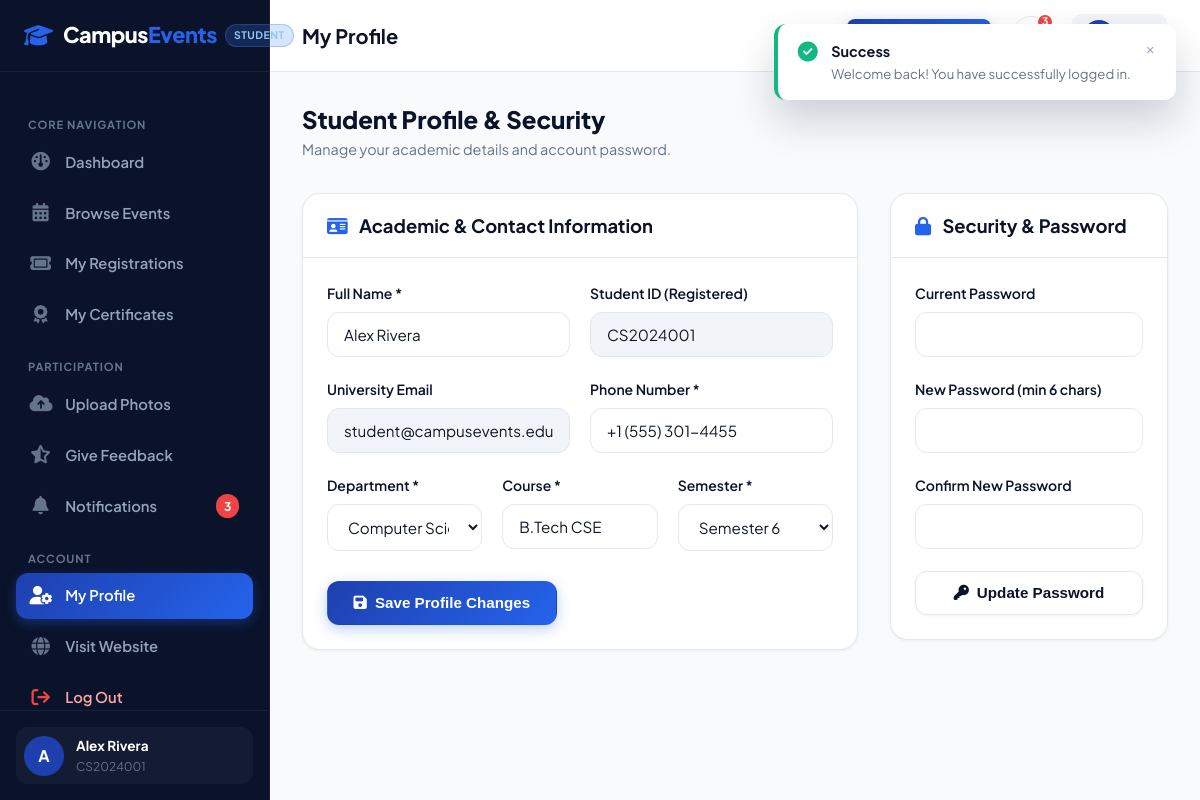
/student/profile.php (signed in), run on the app's committed database.
### tables this page shows
CREATE TABLE IF NOT EXISTS `students` (
  `id` INT AUTO_INCREMENT PRIMARY KEY,
  `user_id` INT NOT NULL UNIQUE,
  `student_id` VARCHAR(50) NOT NULL UNIQUE,
  `full_name` VARCHAR(150) NOT NULL,
  `phone` VARCHAR(25) NOT NULL,
  `department` VARCHAR(100) NOT NULL,
  `course` VARCHAR(100) NOT NULL,
  `semester` VARCHAR(20) NOT NULL,
  `avatar` VARCHAR(255) DEFAULT NULL,
  `created_at` TIMESTAMP DEFAULT CURRENT_TIMESTAMP,
  CONSTRAINT `fk_student_user` FOREIGN KEY (`user_id`) REFERENCES `users`(`id`) ON DELETE CASCADE
);

CREATE TABLE IF NOT EXISTS `users` (
  `id` INT AUTO_INCREMENT PRIMARY KEY,
  `email` VARCHAR(191) NOT NULL UNIQUE,
  `password_hash` VARCHAR(255) NOT NULL,
  `role` ENUM('student', 'admin') NOT NULL DEFAULT 'student',
  `created_at` TIMESTAMP DEFAULT CURRENT_TIMESTAMP
);

### includes/auth.php (called while the page is built, shortened)
<?php
function getBaseUrl(): string {
    $scriptName = $_SERVER['SCRIPT_NAME'] ?? '';
    return '/';
}
function getCurrentUser(): ?array {
    $pdo = getDBConnection();
    $userId = (int)$_SESSION['user_id'];
    $role = $_SESSION['user_role'] ?? 'student';
    if ($role === 'admin') {
        $stmt = $pdo->prepare("
            SELECT u.id as user_id, u.email, u.role, a.id as admin_id, a.full_name, a.department, a.phone
            FROM users u
            JOIN admins a ON a.user_id = u.id
            WHERE u.id = ?
        ");
    } else {
        $stmt = $pdo->prepare("
            SELECT u.id as user_id, u.email, u.role, s.id as student_id_pk, s.student_id, s.full_name,
                   s.phone, s.department, s.course, s.semester, s.avatar
            FROM users u
            JOIN students s ON s.user_id = u.id
            WHERE u.id = ?
        ");
    }
    $stmt->execute([$userId]);
    $user = $stmt->fetch();
    return $user ?: null;
}
function e(?string $string): string {
    return htmlspecialchars($string ?? '', ENT_QUOTES, 'UTF-8');
}
function getUnreadNotificationCount(int $userId): int {
    try {
        $pdo = getDBConnection();
        $stmt = $pdo->prepare("SELECT COUNT(*) FROM notifications WHERE user_id = ? AND is_read = 0");
        $stmt->execute([$userId]);
        return (int)$stmt->fetchColumn();
    } catch (Exception $e) {
        return 0;
    }
}

### student/profile.php (the view, shortened to what this page needs)
<?php
require_once __DIR__ . '/../includes/auth.php';
$pageTitle = 'My Profile';
require_once __DIR__ . '/../includes/header.php';
require_once __DIR__ . '/../includes/student-sidebar.php';
?>
<div style="display: flex; justify-content: space-between; align-items: center; margin-bottom: 2rem; flex-wrap: wrap; gap: 1rem;">
  <div>
    <h2 style="font-size: 1.5rem; font-weight: 800; color: var(--primary-dark); margin-bottom: 0.25rem;">Student Profile & Security</h2>
    <p style="color: var(--muted); font-size: 0.9rem;">Manage your academic details and account password.</p>
  </div>
</div>
<div style="display: grid; grid-template-columns: 2fr 1fr; gap: 2rem; align-items: flex-start;">
  <div class="dash-card">
    <div class="dash-card-header">
      <h3><i class="fa-solid fa-id-card" style="color: var(--accent); margin-right: 0.5rem;"></i> Academic & Contact Information</h3>
    </div>
    <div class="dash-card-body">
      <form action="<?= $baseUrl ?>student/profile.php" method="POST">
        <div style="display: grid; grid-template-columns: 1fr 1fr; gap: 1.25rem;">
          <div class="form-group">
            <label class="form-label" for="full_name">Full Name *</label>
            <input type="text" name="full_name" id="full_name" class="form-control" value="<?= e($student['full_name']) ?>" required>
          </div>
          <div class="form-group">
            <label class="form-label" for="student_id">Student ID (Registered)</label>
            <input type="text" id="student_id" class="form-control" value="<?= e($student['student_id']) ?>" readonly style="background: var(--surface-alt); cursor: not-allowed;">
          </div>
        </div>
        <div style="display: grid; grid-template-columns: 1fr 1fr; gap: 1.25rem;">
          <div class="form-group">
            <label class="form-label" for="email">University Email</label>
            <input type="email" id="email" class="form-control" value="<?= e($student['email']) ?>" readonly style="background: var(--surface-alt); cursor: not-allowed;">
          </div>
          <div class="form-group">
            <label class="form-label" for="phone">Phone Number *</label>
            <input type="tel" name="phone" id="phone" class="form-control" value="<?= e($student['phone']) ?>" required>
          </div>
        </div>
        <div style="display: grid; grid-template-columns: 1fr 1fr 1fr; gap: 1.25rem;">
          <div class="form-group">
            <label class="form-label" for="department">Department *</label>
            <select name="department" id="department" class="form-control" required>
              <option value="Computer Science & Engineering" <?= $student['department'] === 'Computer Science & Engineering' ? 'selected' : '' ?>>Computer Science</option>
            </select>
          </div>
          <div class="form-group">
            <label class="form-label" for="course">Course *</label>
            <input type="text" name="course" id="course" class="form-control" value="<?= e($student['course']) ?>" required>
          </div>
          <div class="form-group">
            <label class="form-label" for="semester">Semester *</label>
            <select name="semester" id="semester" class="form-control" required>
              <?php for ($i = 1; $i <= 8; $i++): $sem = "Semester $i"; ?>
                <option value="<?= $sem ?>" <?= $student['semester'] === $sem ? 'selected' : '' ?>><?= $sem ?></option>
              <?php endfor; ?>
            </select>
          </div>
        </div>
        <button type="submit" class="btn btn-primary" style="margin-top: 0.5rem;">
          <i class="fa-solid fa-floppy-disk"></i> Save Profile Changes
        </button>
      </form>
    </div>
  </div>
  <div class="dash-card">
    <div class="dash-card-header">
      <h3><i class="fa-solid fa-lock" style="color: var(--accent); margin-right: 0.5rem;"></i> Security & Password</h3>
    </div>
    <div class="dash-card-body">
      <form action="<?= $baseUrl ?>student/profile.php" method="POST">
        <div class="form-group">
          <label class="form-label" for="current_password">Current Password</label>
          <input type="password" name="current_password" id="current_password" class="form-control" required>
        </div>
        <div class="form-group">
          <label class="form-label" for="new_password">New Password (min 6 chars)</label>
          <input type="password" name="new_password" id="new_password" class="form-control" required>
        </div>
        <div class="form-group">
          <label class="form-label" for="confirm_new_password">Confirm New Password</label>
          <input type="password" name="confirm_new_password" id="confirm_new_password" class="form-control" required>
        </div>
        <button type="submit" class="btn btn-secondary" style="width: 100%;">
          <i class="fa-solid fa-key"></i> Update Password
        </button>
      </form>
    </div>
  </div>
</div>
    </div>
  </div>
</div>
</body>
</html>

### includes/student-sidebar.php (shortened to what this page needs)
<?php
require_once __DIR__ . '/auth.php';
$baseUrl = getBaseUrl();
$currentFile = basename($_SERVER['PHP_SELF']);
$student = getCurrentUser();
$unreadCount = getUnreadNotificationCount($student['user_id']);
?>
<div class="dashboard-layout">
  <aside class="dashboard-sidebar">
    <div class="sidebar-header">
      <a href="<?= $baseUrl ?>index.php" class="brand-logo">
        <i class="fa-solid fa-graduation-cap"></i>
        <span>Campus<span class="accent">Events</span></span>
      </a>
      <span class="sidebar-role-badge student">Student</span>
    </div>
    <div class="sidebar-body">
      <div class="sidebar-group-label">Core Navigation</div>
      <ul class="sidebar-nav">
        <li>
          <a href="<?= $baseUrl ?>student/dashboard.php" class="<?= $currentFile === 'dashboard.php' ? 'active' : '' ?>">
            <i class="fa-solid fa-gauge"></i>
            <span>Dashboard</span>
          </a>
        </li>
        <li>
          <a href="<?= $baseUrl ?>student/events.php" class="<?= $currentFile === 'events.php' ? 'active' : '' ?>">
            <i class="fa-solid fa-calendar-days"></i>
            <span>Browse Events</span>
          </a>
        </li>
        <li>
          <a href="<?= $baseUrl ?>student/registrations.php" class="<?= $currentFile === 'registrations.php' ? 'active' : '' ?>">
            <i class="fa-solid fa-ticket"></i>
            <span>My Registrations</span>
          </a>
        </li>
        <li>
          <a href="<?= $baseUrl ?>student/certificates.php" class="<?= $currentFile === 'certificates.php' ? 'active' : '' ?>">
            <i class="fa-solid fa-award"></i>
            <span>My Certificates</span>
          </a>
        </li>
      </ul>
      <div class="sidebar-group-label">Participation</div>
      <ul class="sidebar-nav">
        <li>
          <a href="<?= $baseUrl ?>student/upload-photo.php" class="<?= $currentFile === 'upload-photo.php' ? 'active' : '' ?>">
            <i class="fa-solid fa-cloud-arrow-up"></i>
            <span>Upload Photos</span>
          </a>
        </li>
        <li>
          <a href="<?= $baseUrl ?>student/feedback.php" class="<?= $currentFile === 'feedback.php' ? 'active' : '' ?>">
            <i class="fa-solid fa-star-half-stroke"></i>
            <span>Give Feedback</span>
          </a>
        </li>
        <li>
          <a href="<?= $baseUrl ?>student/notifications.php" class="<?= $currentFile === 'notifications.php' ? 'active' : '' ?>">
            <i class="fa-solid fa-bell"></i>
            <span>Notifications</span>
            <?php if ($unreadCount > 0): ?>
              <span class="sidebar-nav-badge"><?= $unreadCount ?></span>
            <?php endif; ?>
          </a>
        </li>
      </ul>
      <div class="sidebar-group-label">Account</div>
      <ul class="sidebar-nav">
        <li>
          <a href="<?= $baseUrl ?>student/profile.php" class="<?= $currentFile === 'profile.php' ? 'active' : '' ?>">
            <i class="fa-solid fa-user-gear"></i>
            <span>My Profile</span>
          </a>
        </li>
        <li>
          <a href="<?= $baseUrl ?>index.php">
            <i class="fa-solid fa-globe"></i>
            <span>Visit Website</span>
          </a>
        </li>
        <li>
          <a href="<?= $baseUrl ?>auth/logout.php" style="color: #fca5a5;">
            <i class="fa-solid fa-arrow-right-from-bracket" style="color: #ef4444;"></i>
            <span>Log Out</span>
          </a>
        </li>
      </ul>
    </div>
    <div class="sidebar-footer">
      <div class="sidebar-user-card">
        <div class="sidebar-avatar">
          <?= strtoupper(substr($student['full_name'] ?? 'S', 0, 1)) ?>
        </div>
        <div class="sidebar-user-info">
          <div class="sidebar-user-name"><?= e($student['full_name']) ?></div>
          <div class="sidebar-user-role"><?= e($student['student_id'] ?? 'Student') ?></div>
        </div>
      </div>
    </div>
  </aside>
  <div class="dashboard-main">
    <header class="dashboard-topbar">
      <div class="topbar-left">
        <h1 class="topbar-title"><?= e($pageTitle ?? 'Student Dashboard') ?></h1>
      </div>
      <div class="topbar-right">
        <a href="<?= $baseUrl ?>student/events.php" class="btn btn-primary btn-sm">
        </a>
        <div class="topbar-action-item">
          <a href="<?= $baseUrl ?>student/notifications.php" class="topbar-icon-btn" title="Notifications">
            <?php if ($unreadCount > 0): ?>
              <span class="topbar-badge"><?= $unreadCount ?></span>
            <?php endif; ?>
          </a>
        </div>
        <a href="<?= $baseUrl ?>student/profile.php" class="sidebar-user-card" style="background: var(--surface-alt); text-decoration: none; padding: 0.35rem 0.75rem;">
          <div class="sidebar-avatar" style="width: 32px; height: 32px; font-size: 0.8rem;">
          </div>
          <span style="font-size: 0.85rem; font-weight: 700; color: var(--primary-dark);">
          </span>
        </a>
      </div>
    </header>
    <div class="dashboard-content">

### assets/css/style.css (style rules this page uses)
:root { --primary: #1e40af; --primary-dark: #0b132b; --primary-navy: #1c2541; --primary-light: #3b82f6; --accent: #2563eb; --accent-glow: rgba(59, 130, 246, 0.25); --bg: #f8fafc; --surface: #ffffff; --surface-alt: #f1f5f9; --glass-bg: rgba(255, 255, 255, 0.85); --glass-border: rgba(255, 255, 255, 0.3); --text: #0f172a; --text-light: #f8fafc; --muted: #64748b; --muted-light: #94a3b8; --border: #e2e8f0; --border-light: #f1f5f9; --success: #10b981; --warning: #f59e0b; --danger: #ef4444; --info: #0ea5e9; --radius-sm: 8px; --radius-md: 12px; --radius-lg: 18px; --radius-xl: 24px; --radius-full: 9999px; --shadow-sm: 0 1px 3px rgba(15, 23, 42, 0.06); --shadow-md: 0 4px 14px rgba(15, 23, 42, 0.08); --shadow-lg: 0 10px 30px rgba(15, 23, 42, 0.12); --shadow-xl: 0 20px 40px rgba(11, 19, 43, 0.18); --font-main: 'Plus Jakarta Sans', -apple-system, BlinkMacSystemFont, 'Segoe UI', Roboto, sans-serif; --transition: all 0.25s cubic-bezier(0.16, 1, 0.3, 1); }
*, *::before, *::after { box-sizing: border-box; margin: 0; padding: 0; }
html { scroll-behavior: smooth; font-size: 16px; }
body { font-family: var(--font-main); background-color: var(--bg); color: var(--text); line-height: 1.6; -webkit-font-smoothing: antialiased; min-height: 100vh; display: flex; flex-direction: column; }
a { color: var(--accent); text-decoration: none; transition: var(--transition); }
h1, h2, h3, h4, h5, h6 { color: var(--primary-dark); font-weight: 700; line-height: 1.25; }
.btn { display: inline-flex; align-items: center; justify-content: center; gap: 0.5rem; font-weight: 600; font-size: 0.95rem; padding: 0.75rem 1.6rem; border-radius: var(--radius-md); border: 1px solid transparent; cursor: pointer; transition: var(--transition); text-decoration: none; line-height: 1.2; }
.btn-primary { background: linear-gradient(135deg, var(--primary) 0%, var(--accent) 100%); color: #ffffff; box-shadow: 0 4px 14px rgba(37, 99, 235, 0.3); }
.btn-secondary { background: var(--surface); color: var(--primary-dark); border-color: var(--border); box-shadow: var(--shadow-sm); }
.btn-sm { padding: 0.45rem 0.9rem; font-size: 0.825rem; border-radius: var(--radius-sm); }
.brand-logo { display: flex; align-items: center; gap: 0.65rem; font-size: 1.35rem; font-weight: 800; color: var(--primary-dark); letter-spacing: -0.02em; }
.brand-logo i { font-size: 1.45rem; color: var(--accent); }
.brand-logo span.accent { color: var(--accent); }
.form-group { margin-bottom: 1.35rem; }
.form-label { display: block; font-size: 0.875rem; font-weight: 600; color: var(--primary-dark); margin-bottom: 0.45rem; }
.form-control { width: 100%; padding: 0.75rem 1rem; border: 1px solid var(--border); border-radius: var(--radius-md); font-size: 0.95rem; font-family: inherit; color: var(--text); background: var(--surface); transition: var(--transition); }

### data on the page
students: full_name "A", full_name "Alex Rivera", student "CS2024001", user.email "student@campusevents.edu", phone "+1 (555) 301-4455", department "Computer Science", course "B.Tech CSE", semester "Semester 6"

### other printed values
$unreadCount "3"
$pageTitle "My Profile"
